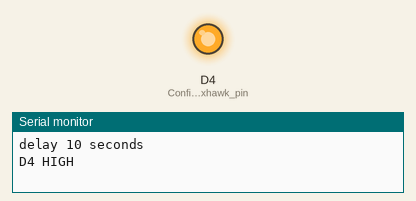
A sketch run on a simulated ESP8266 (NodeMCU). On the bench: output pins drawn as LEDs (lit = HIGH), the last lines printed to the serial monitor.

Above: at 10.1 s.
At 15.1 s:
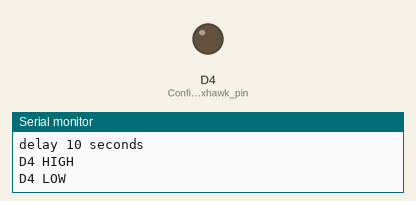
Timing chart, 0 to 16.6 s (numbered marks = the images above):
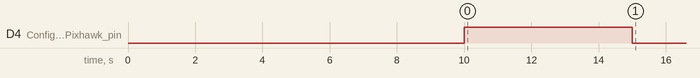

The sketch:

check_rtl_pin.ino
```cpp
void setup() {
  // put your setup code here, to run once:
  pinMode(D4, OUTPUT); // Configure the Pixhawk pin
  Serial.begin(115200);
  Serial.println("delay 10 seconds");
  delay(10000);
  Serial.println("D4 HIGH");
  digitalWrite(D4, HIGH);
  delay(5000);
  Serial.println("D4 LOW");
  digitalWrite(D4, LOW);
}

void loop() {
  // put your main code here, to run repeatedly:
  delay(200000);
}
```
